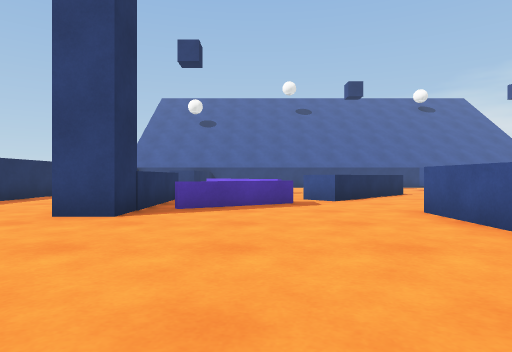
view 1 (above)

23 first-person views from a walk through a scene from a Unity 3-D project. The camera is 0.65 m above the floor, looks level and sees 75° across. The floor is counted in squares, 1 m on a side. Each view is taken from the middle of a square. On the plan, view 1 faces up. The plan holds only what a view shows up to about 10 squares ahead; the rest is blank. The place goes on beyond the plan. The player is left out. Surface patterns are stand-ins for the level's own textures.

view 2
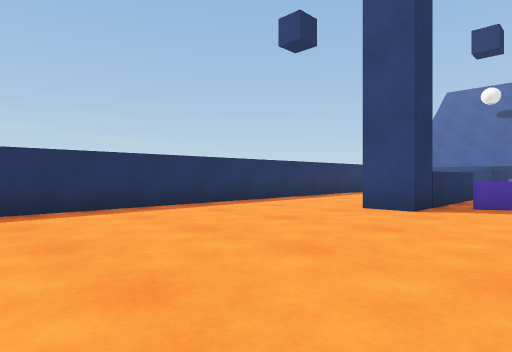

view 3
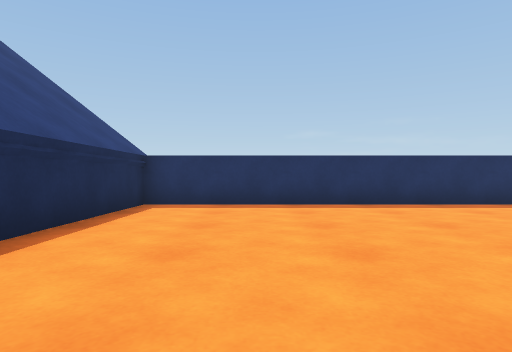

view 4
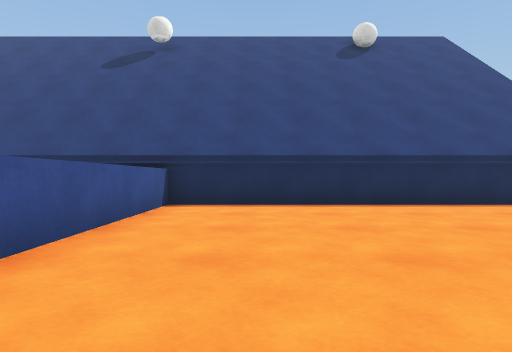

view 5
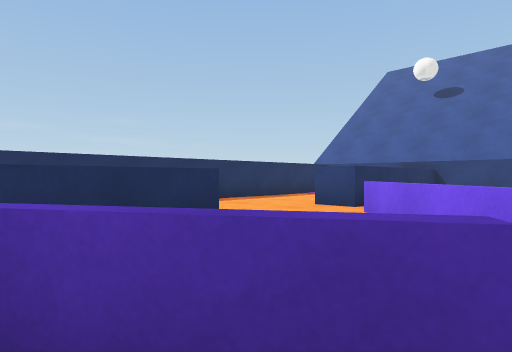

view 6
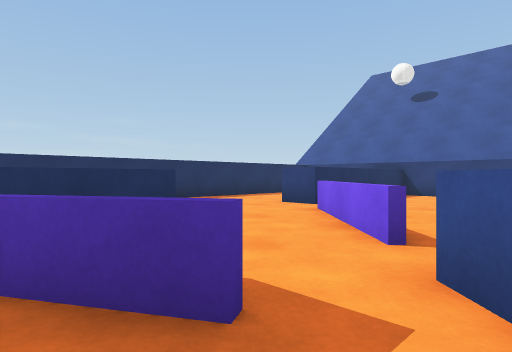

view 7
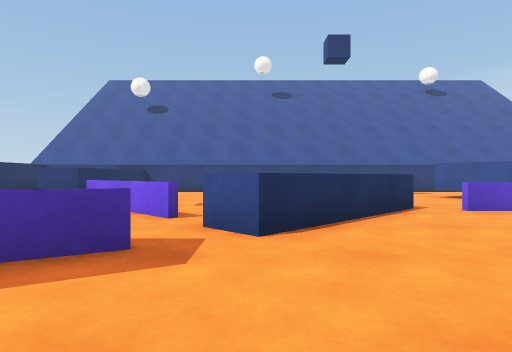

view 8
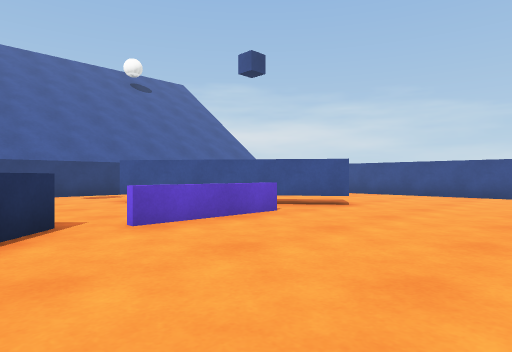

view 9
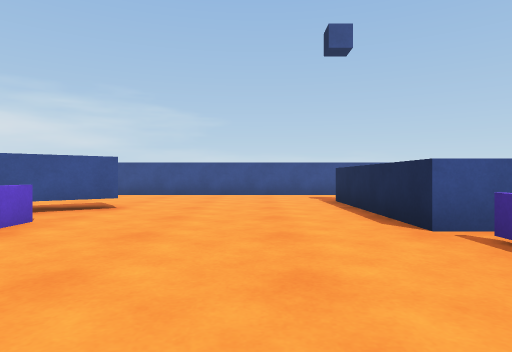

view 10
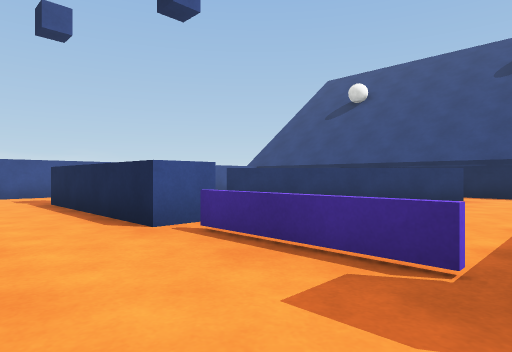

view 11
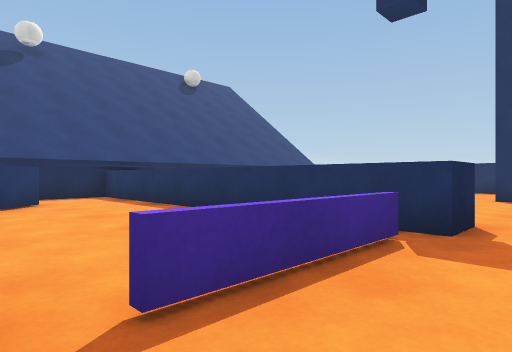

view 12
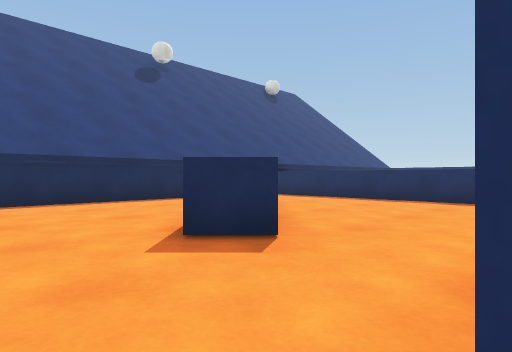

view 13
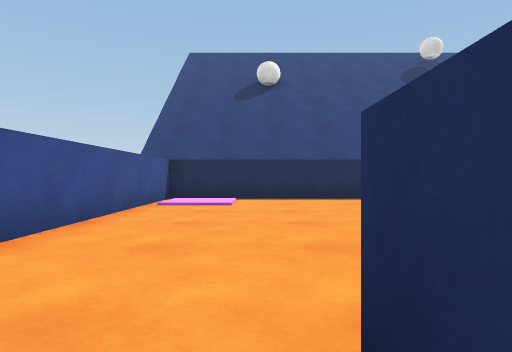

view 14
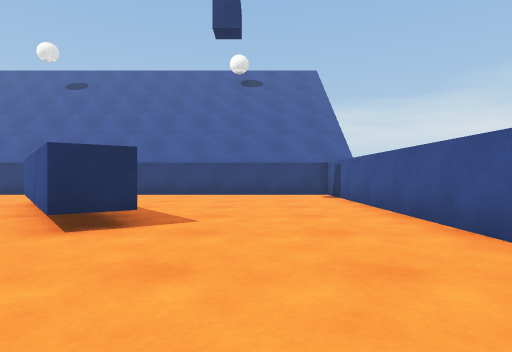

view 15
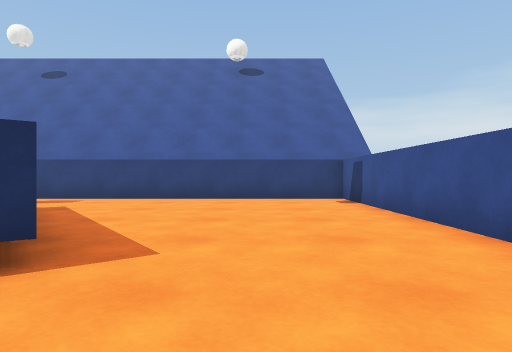

view 16
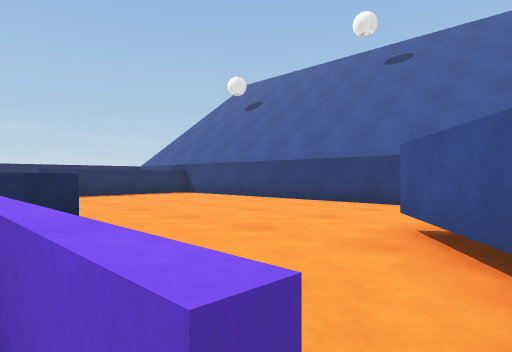

view 17
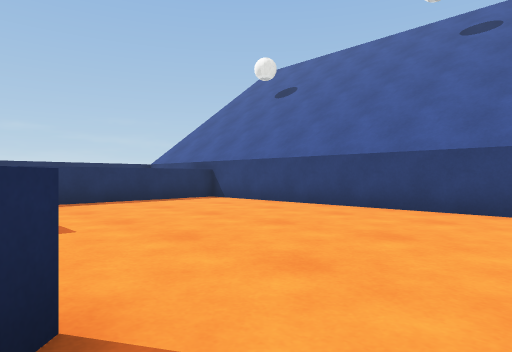

view 18
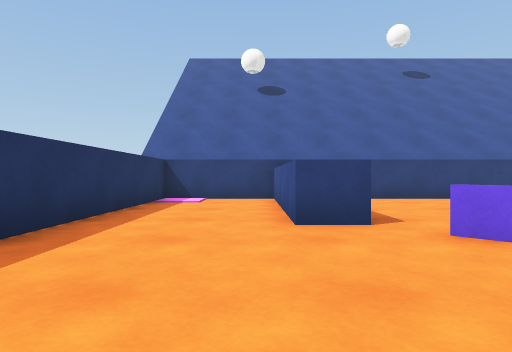

view 19
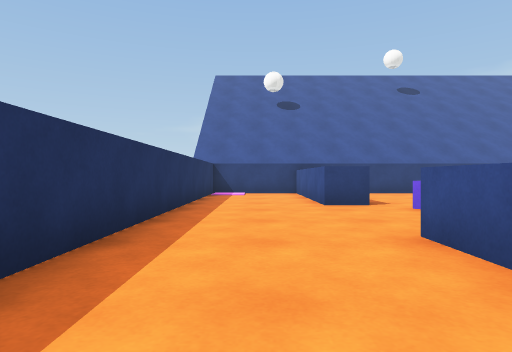

view 20
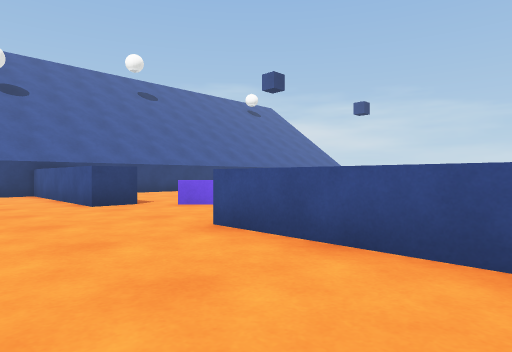

view 21
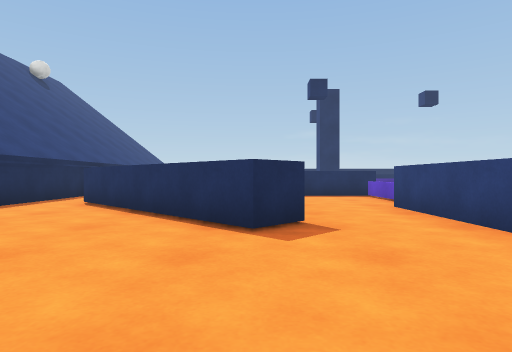

view 22
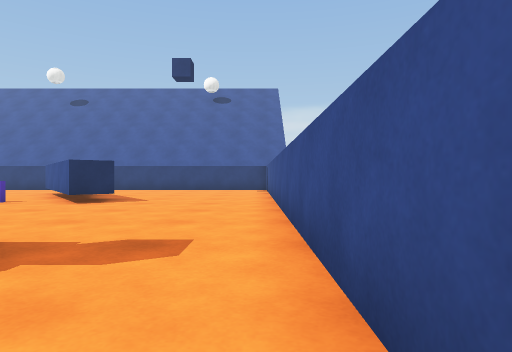

view 23
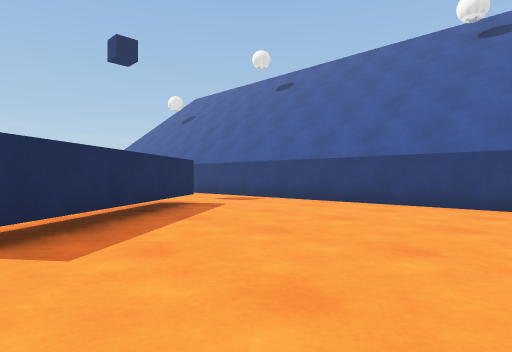

### Floor plan
Key: @ floor where view 1 was taken; # wall or solid block; x gap in a wall; . main floor; : floor 0.05 m higher than the main floor; = window, fence, low wall or low ledge; ^ raised ledge; T thing the floor can be seen under or through.
Columns run from 7 left of view 1 to 16 right of it. Each row starts with its distance up from view 1.
 19 ########################
 18 #:..#..................#
 17 #...#..................#
 16 #...#..................#
 15 #...#..........#T......#
 14 #...##.........TT......#
 13 #....= .........TT.....#
 12 #.....= .  ^^....TT....#
 11 #......==  ^.===..T....#
 10 #.......x ^............#
  9 #...^^..#^.............#
  8 #...^^.==..............#
  7 #...^^==...............#
  6 #...#.....^^===#####...#
  5 #.........^^...#####...#
  4 #.........^^...........#
  3 #.........^^...........#
  2 #.........^^.....##....#
  1 #.........^^....##.....#
  0 #......@..^^...##......#
 -1 #.........^^..##.......#
 -2 #.........^^..#......::#
 -3 #.........^^.........::#
 -4 ########################

Where each view was taken, in squares from view 1:
view 1: 0 up, 0 right, facing up
view 2: 1 down, 0 right, facing up-left
view 3: 1 down, 1 right, facing left
view 4: 4 up, 1 right, facing down
view 5: 7 up, 1 right, facing up-left
view 6: 7 up, 2 right, facing up-left
view 7: 5 up, 2 right, facing up
view 8: 7 up, 4 right, facing up-right
view 9: 8 up, 4 right, facing right
view 10: 8 up, 4 right, facing down-right
view 11: 7 up, 8 right, facing down-left
view 12: 5 up, 13 right, facing down-left
view 13: 6 up, 13 right, facing down
view 14: 7 up, 13 right, facing up
view 15: 9 up, 13 right, facing up
view 16: 11 up, 9 right, facing up-left
view 17: 12 up, 6 right, facing up-left
view 18: 9 up, 4 left, facing up
view 19: 6 up, 5 left, facing up
view 20: 6 up, 6 left, facing up-right
view 21: 2 up, 15 right, facing left
view 22: 3 up, 15 right, facing up
view 23: 11 up, 15 right, facing up-left
